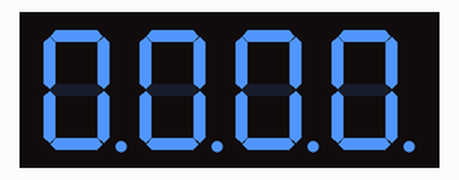
Recording of a sketch running on a simulated Arduino Uno, built with avr-gcc and run on an emulated ATmega328P. Shown: 4-digit seven-segment display. Wiring (inferred from the names in the program): 4-digit 7-segment display, segments lit when LOW: segments pin 2, pin 3, pin 4, pin 5, pin 6, pin 7, pin 8, pin 9; digit selects pin 10, pin 11, pin 12, pin 13. The segment pins are drawn as the display they are named for.

Above: at 0.1 s.
At 5.1 s:
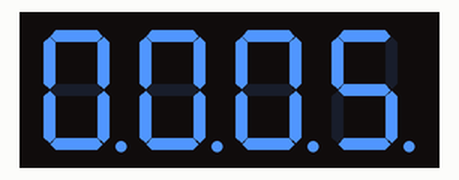
At 9.1 s:
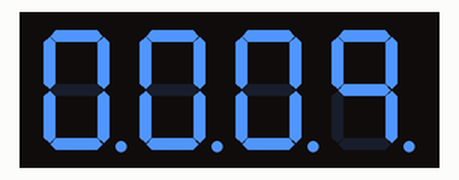
At 19.1 s:
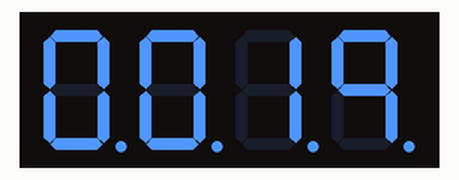
At 28.1 s:
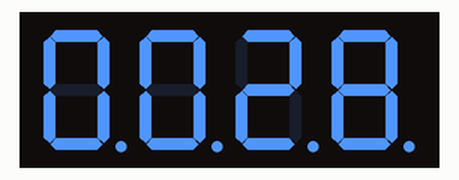
At 38.1 s:
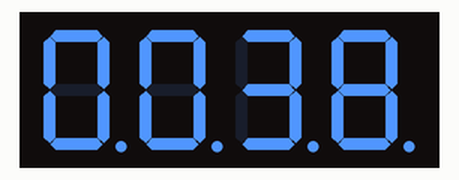

The sketch:

4FND_0000-9999.ino
```cpp
int seg[8] = { 2, 3, 4, 5, 6, 7, 8, 9 };
int com[4] = { 10, 11, 12, 13 };
int arr[10][8] = {
  { 1, 1, 1, 1, 1, 1, 0, 1 },
  { 0, 1, 1, 0, 0, 0, 0, 1 },
  { 1, 1, 0, 1, 1, 0, 1, 1 },
  { 1, 1, 1, 1, 0, 0, 1, 1 },
  { 0, 1, 1, 0, 0, 1, 1, 1 },
  { 1, 0, 1, 1, 0, 1, 1, 1 },
  { 1, 0, 1, 1, 1, 1, 1, 1 },
  { 1, 1, 1, 0, 0, 0, 0, 1 },
  { 1, 1, 1, 1, 1, 1, 1, 1 },
  { 1, 1, 1, 0, 0, 1, 1, 1 }
};
unsigned long i, j, n, k, m, t;
int num;
int th, hu, te, on;

void setup() {
  for (i = 0; i < 8; i++)
    pinMode(seg[i], OUTPUT);
  for (i = 0; i < 4; i++)
    pinMode(com[i], OUTPUT);
}

void loop() {
  Number(num);
  if (num >= 9999)
    num = 0;
}

void Number(int n) {
  th = 0, hu = 0, te = 0, on = 0;
  if (n >= 1000) {
    th = n / 1000;
    n -= th * 1000;
  }
  if (n >= 100) {
    hu = n / 100;
    n -= hu * 100;
  }
  if (n >= 10) {
    te = n / 10;
    n -= te * 10;
  }
  if (n >= 0) {
    on = n;
    n = 0;
  }
  int nu[4] = { th, hu, te, on };
  if (millis() - t >= 1000) {
    t = millis();
    num++;
  }
  if (millis() - m >= 2) {
    m = millis();
    for (i = 0; i < 4; i++) {
      for (k = 0; k < 4; k++)
        digitalWrite(com[k], LOW);
      digitalWrite(com[i], HIGH);
      for (j = 0; j < 8; j++) {
        digitalWrite(seg[j], !arr[nu[i]][j]);
      }
      delay(1);
    }
  }
}
```

Measured:
- what the display in image 0 shows lasts 1.1 s, from 0.0 s to 1.1 s
